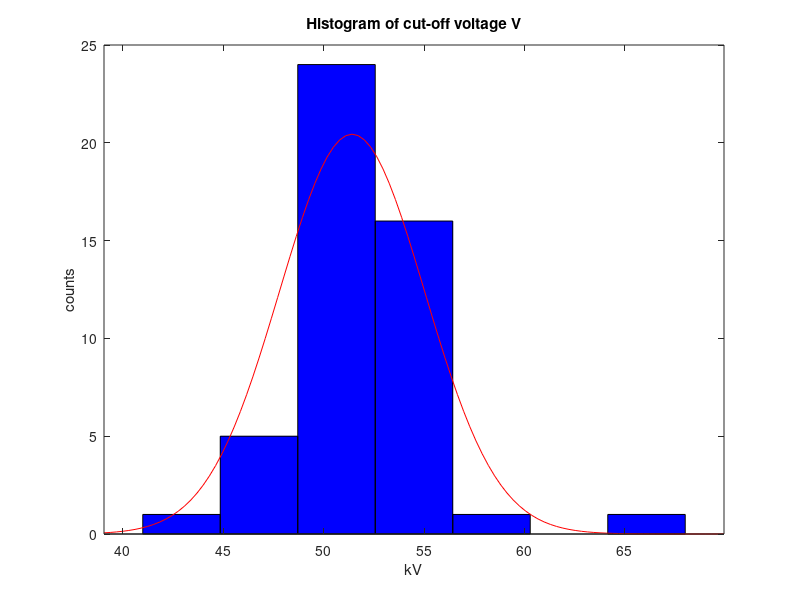

The MATLAB script that drew this image: (Note: this script raises an error after producing the figure.)
% The cut-off voltage of an alternating current of an insulating liquid 
% determines its dielectric resistance. Array V contains cut-off voltage
% (kV) observations in a circuit under certain conditions.
% [a] Calculate the 95% confidence interval for the variance of V
% [b] From older measurements the standard deviation of V was approximately
%     5kV. Using the sample below test the hypothesis H0: Standar deviation
%     of V is 5kV.
% [c] Calculate the 95% confidence interval of mean V.
% [d] Could the value V0=53kV for the mean V be disapproved?
% [e] Check the goodness of chi-square fit test for normal distribution
%     and calculate the corresponding p-value.

clear

V=[41 46 47 47 48 50 50 50 50 50 50 50 ...
    48 50 50 50 50 50 50 50 52 52 53 55 ...
    50 50 50 50 52 52 53 53 53 53 53 57 ...
    52 52 53 53 53 53 53 53 54 54 55 68];

a=0.05; % (1-a) confidence level
var_V=var(V);
mean_V=mean(V);

figure(1)
clf
histfit(V)
title('Histogram of cut-off voltage V')
xlabel('kV')
ylabel('counts')

%[4.a]
fprintf('[4.a]\n')
[h,p,ci]=vartest(V,var_V,a); %second input(var_V) doesn't affect ci,
...so I give a random value
fprintf('95%% confidence interval of variance: [%.2f,%.2f]\n\n',...
         ci(1),ci(2))

%[4.b]
fprintf('[4.b]\n')
std_old=5;
var_old=std_old^2;
[hv,pv,civ]=vartest(V,var_old,a);
fprintf('H0: sigma=%d (var=%d)\n',std_old,var_old)
fprintf('Rejection of H0 with p-value=%f (strong rejection)\n\n',pv)

%[4.c & 4.d]
fprintf('[4.c & 4.d]\n')
mean_V0=52;
[hm,pm,cim]=ttest(V,mean_V0,a);
fprintf('95%% confidence interval of mean: [%.2f,%.2f]\n\n', cim(1),cim(2))
fprintf('H0: mean=%d\n',mean_V0)
fprintf('Not rejection of H0\n')
fprintf('since p-value(=%f)>alpha(=%.2f)\n\n',pm,a)

%[4.e]
fprintf('[4.e]\n')
[h_norm,p_val]=chi2gof(V,'Alpha',a);
fprintf('Goodness of chi-square fit test for normal distribution:\n')
fprintf('Rejection of H0 with p-value=%f (strong rejection)\n\n',p_val)
